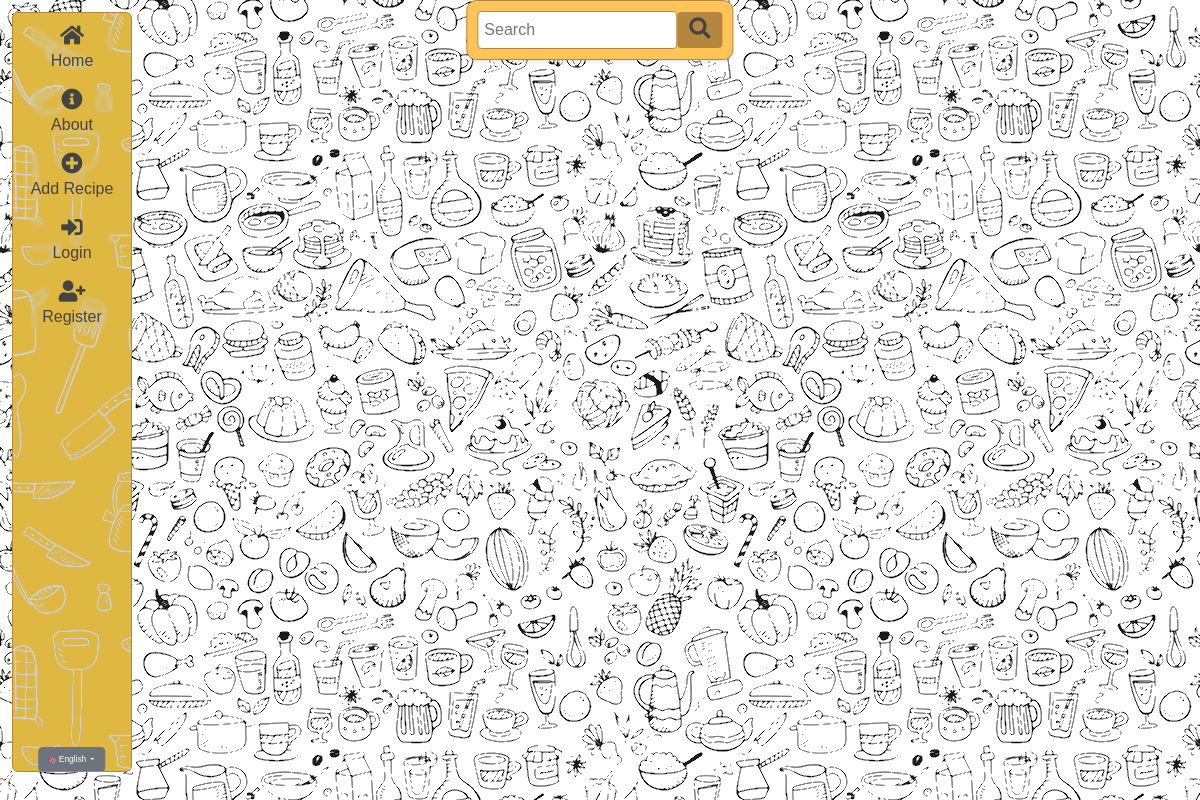
The page /en/ on the database as committed earlier.
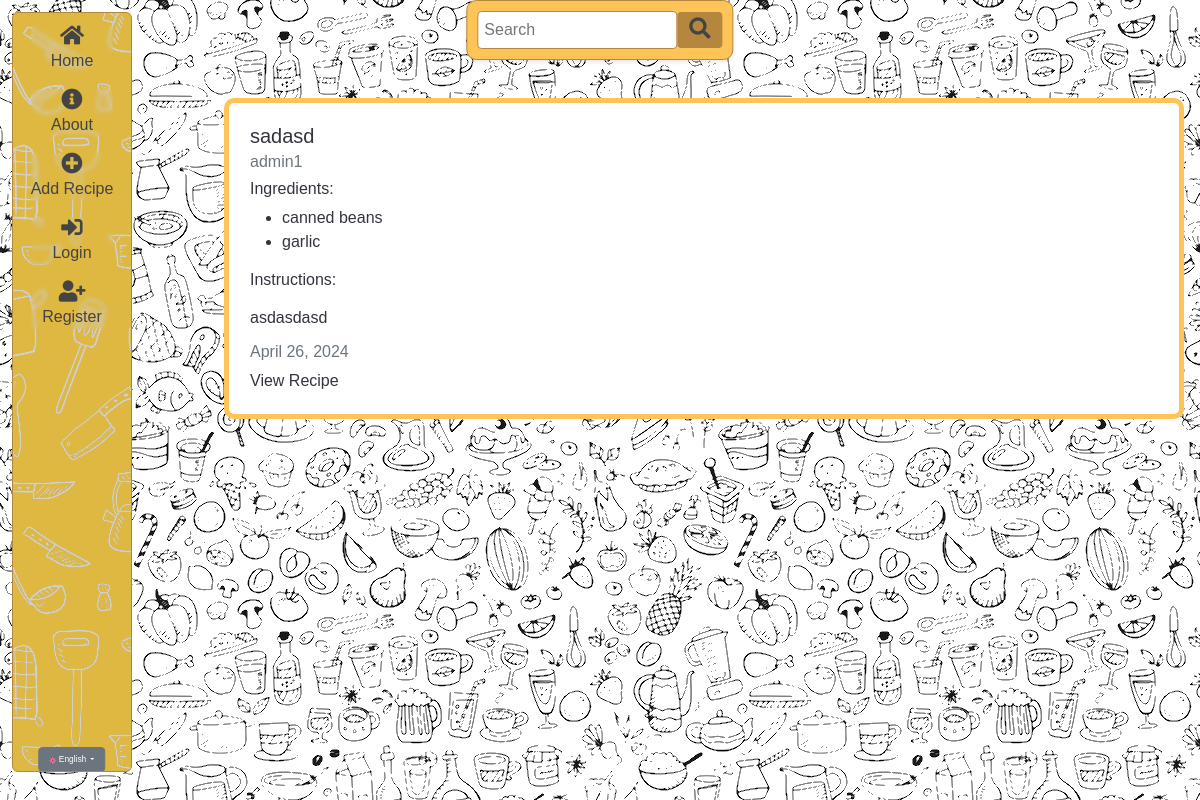
The same page on the database as committed later.
### recipes/models.py (models this page shows, shortened)
class Recipe(models.Model):
  title = models.CharField(max_length=100, verbose_name=_('title'))
  description = RichTextField(blank=True, null=True, verbose_name=_('description'), config_name='default')
  author = models.ForeignKey(User, on_delete=models.CASCADE)
  created_at = models.DateTimeField(auto_now_add=True)
  updated_at = models.DateTimeField(auto_now=True)
  ingredients = models.ManyToManyField(Ingredient, related_name='recipes', verbose_name=_('ingredients'))
  likes = models.ManyToManyField(User, related_name='blog_posts')
  photo = models.ImageField(
        upload_to='recipes',
        null=True,
        blank=True,
        verbose_name=_('photo'),
    )
  class Meta:
    ordering = ['-created_at']

class Ingredient(models.Model):
  name = models.CharField(max_length=100)
  class Meta:
    ordering = ['name']

### recipes/views.py (the view)
# urls.py: path('', views.RecipeListView.as_view(), name="recipes-home"),
class RecipeListView(ListView):
  model = models.Recipe
  template_name = 'recipes/home.html'
  context_object_name = 'recipes'

### recipes/templates/recipes/home.html (shortened to what this page needs)
{% extends "recipes/box.html" %}
{% load i18n %}
{% block content %}
<div class="search-form">
  <form method="get" action="{% url 'search_recipes' %}">
    <input type="text" id="ingredients" name="ingredients" placeholder="{% trans "Search" %}">
    <button type="submit"><i class="fas fa-search fa-lg"></i></button>
  </form>
</div>
{% for recipe in recipes %}
<div class="container">
  <div class="card my-4" style="width: 60rem;">
    <div class="card-body">
      <h5 class="card-title">{{ recipe.title }}</h5>
      <h6 class="card-subtitle mb-2 text-muted">{{ recipe.author }}</h6>
      {% if recipe.ingredients.all|length %}
        <h6>{% trans "Ingredients:" %}</h6>
        <ul>
          {% for ingredient in recipe.ingredients.all %}
          <li>{{ ingredient.name }}</li>
          {% endfor %}
        </ul>
      {% else %}
        <p>{% trans "No ingredients added yet." %}</p>
      {% endif %}
      <h6>{% trans "Instructions:" %}</h6><p class="card-text"> {{ recipe.description | safe }}</p>
      <h6 class="card-subtitle mb-2 text-muted">
        {{ recipe.updated_at|date:_("DATE_FORMAT") }}
      </h6>
      <a href="{% url 'recipes-detail' recipe.pk %}" class="card-link no-style">{% trans "View Recipe" %}</a>
    </div>
  </div>
</div>
{% endfor %}
{% endblock content %}

Rows that differ between the two databases and show on the page:
added Recipe: title "sadasd", author "admin1", description "asdasdasd", updated_at "April 26, 2024"
now on this page (row unchanged): Ingredient: name "canned beans"
now on this page (row unchanged): Ingredient: name "garlic"
